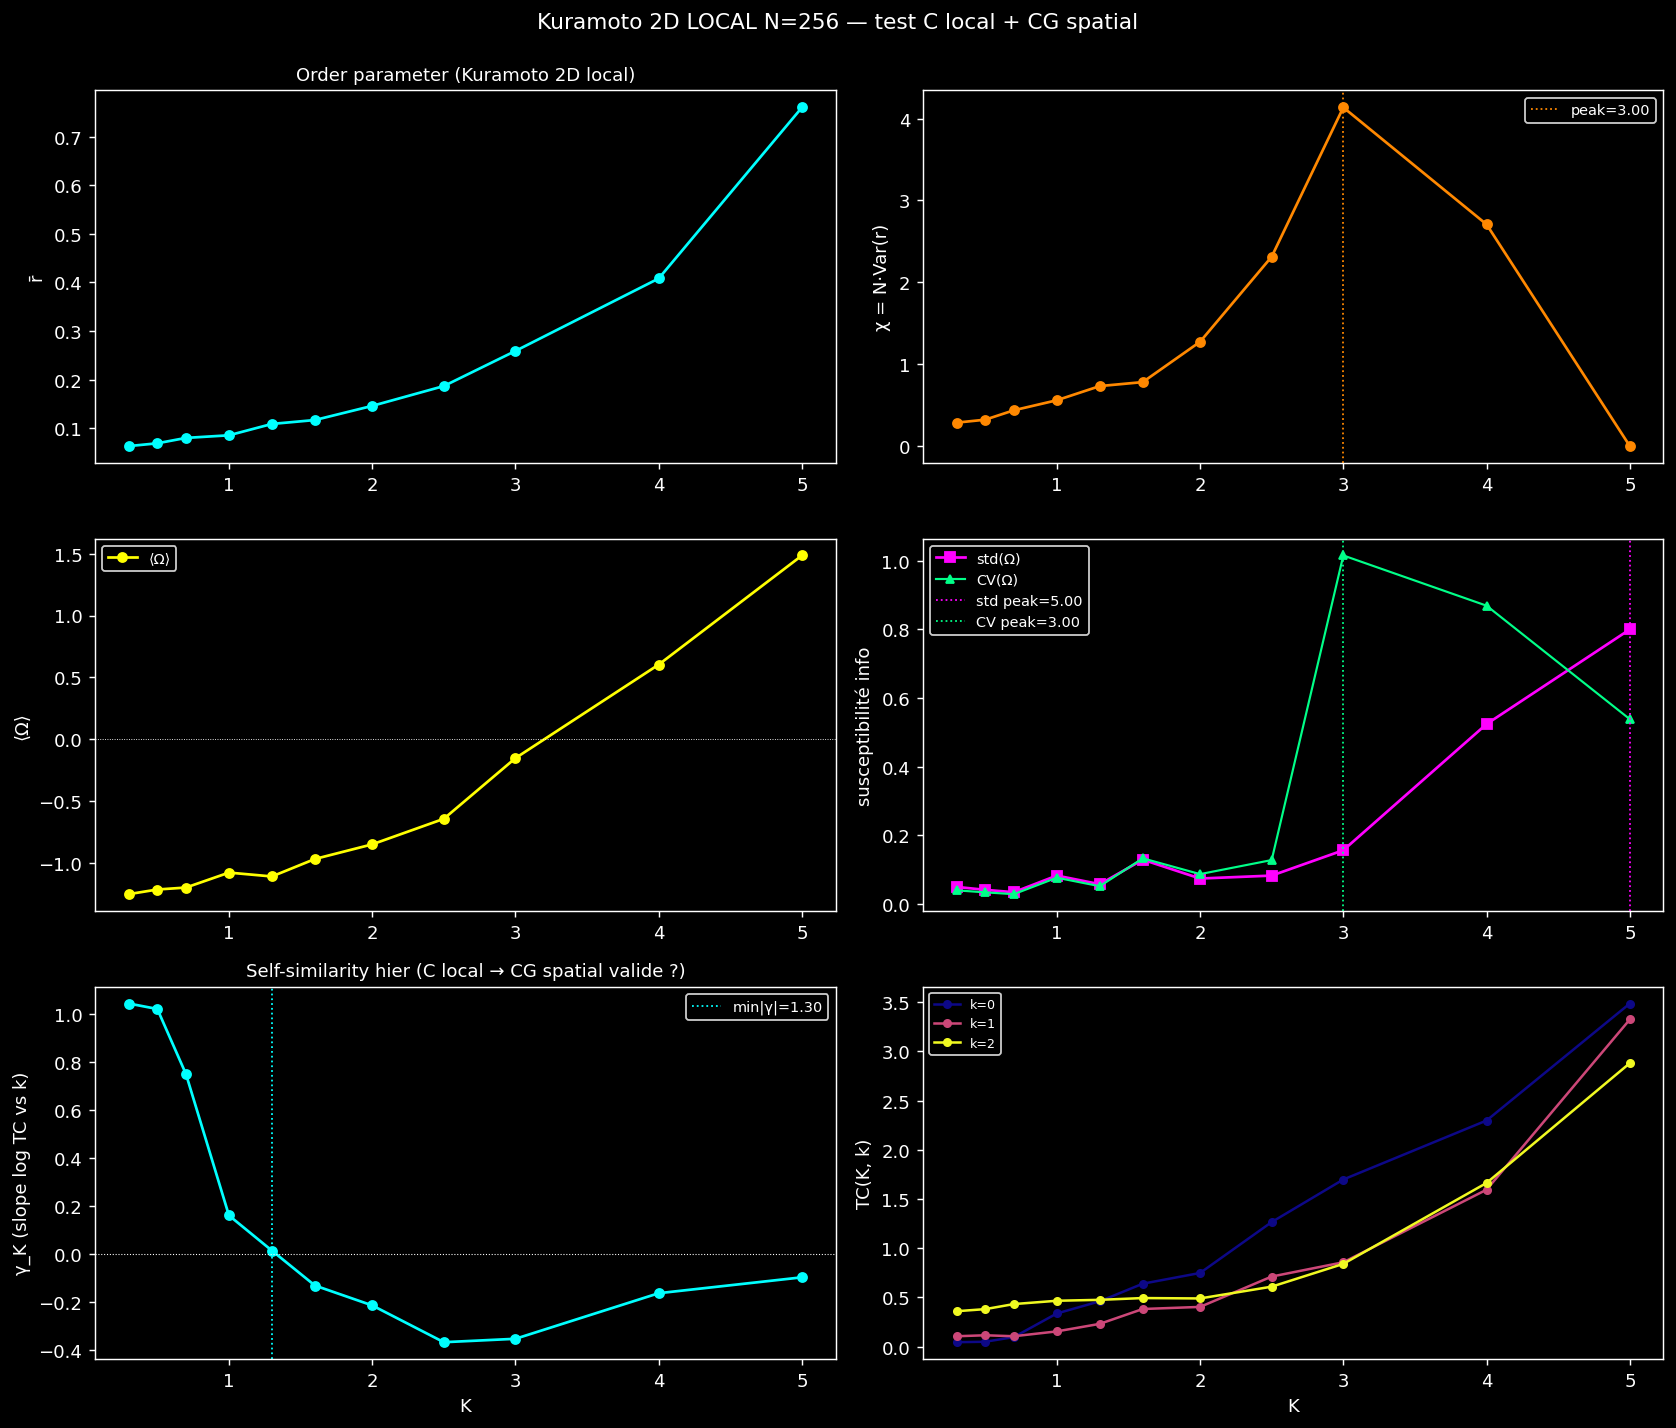

Generate this figure with Python:
"""Task #10 — Kuramoto 2D local : test conséquence #5 (dualité CG↔C).

C local (4-voisins) → CG spatial doit fonctionner (vs all-to-all qui échoue).
Pipeline xi_hierarchical (RG blocks) applicable directement.

Attendu : γ_K(K) minimum à K_c effectif (transition synchronisation 2D).
Aussi : test χ_info = std(Ω) inter-réalisations pour localiser K_c (Conséquence #7).
"""
import sys
import os
import json
import time
import numpy as np
import matplotlib.pyplot as plt

sys.path.insert(0, os.path.dirname(os.path.dirname(os.path.abspath(__file__))))

from systems.kuramoto_2d import simulate as kura2d_sim, chi_from_r
from xi.observable import xi_hierarchical
from xi.interaction import o_information, total_correlation
from xi.hierarchy import rg_blocks


def random_subset_omega(snapshots, subset_size=4, n_subsets=200, rng=None):
    """Sur snapshots catégoriels (L,L), tire subsets aléatoires de subset_size cellules."""
    if rng is None:
        rng = np.random.default_rng(0)
    L = snapshots[0].shape[0]
    N = L * L
    flat = np.stack([s.flatten() for s in snapshots], axis=0)
    oms, tcs = [], []
    for _ in range(n_subsets):
        idx = rng.choice(N, size=subset_size, replace=False)
        sub = flat[:, idx].astype(np.int8)
        oms.append(o_information(sub))
        tcs.append(total_correlation(sub))
    return np.mean(tcs), np.mean(oms), np.std(oms)


def run(
    L=16,
    sigma_omega=1.0,
    K_values=None,
    n_realizations=5,
    k_max=2,
    epsilon=0.3,
    seed0=11,
    outdir=None,
):
    if outdir is None:
        outdir = os.path.dirname(os.path.abspath(__file__))
    if K_values is None:
        K_values = np.array([0.3, 0.5, 0.7, 1.0, 1.3, 1.6, 2.0, 2.5, 3.0, 4.0, 5.0])
    n_K = len(K_values)
    rng_master = np.random.default_rng(seed0)

    print(f"L={L} ({L*L} osc) | σ_ω={sigma_omega} | {n_K} K | "
          f"{n_realizations} réalisations")

    # Phase 1 : sweep K avec n_realizations seeds. Collect r̄, χ, Ω stats.
    r_mean = np.zeros(n_K)
    chi_arr = np.zeros(n_K)
    om_mean = np.zeros(n_K)
    om_std = np.zeros(n_K)
    tc_mean = np.zeros(n_K)
    snaps_first_real = {}  # garde 1 réal/K pour Stade B hier

    t0 = time.time()
    for i, K in enumerate(K_values):
        om_list, tc_list, chi_list, r_list = [], [], [], []
        for r in range(n_realizations):
            seed = int(rng_master.integers(0, 2**31))
            snaps, r_traj = kura2d_sim(
                L=L, K=float(K), sigma_omega=sigma_omega,
                dt=0.05, t_equil=60.0, t_sample=120.0, sample_gap=1.0,
                n_bins=4, seed=seed,
            )
            chi_list.append(chi_from_r(r_traj, L * L))
            r_list.append(r_traj.mean())
            tc, om, _ = random_subset_omega(snaps, subset_size=4,
                                             n_subsets=200,
                                             rng=np.random.default_rng(seed + 7))
            om_list.append(om)
            tc_list.append(tc)
            if r == 0:
                snaps_first_real[float(K)] = snaps
        r_mean[i] = np.mean(r_list)
        chi_arr[i] = np.mean(chi_list)
        om_mean[i] = np.mean(om_list)
        om_std[i] = np.std(om_list)
        tc_mean[i] = np.mean(tc_list)
        print(f"  K={K:.2f}  r̄={r_mean[i]:.3f}  χ={chi_arr[i]:.3f}  "
              f"⟨Ω⟩={om_mean[i]:+.4f}  std(Ω)={om_std[i]:.4f}  "
              f"TC={tc_mean[i]:.4f}")
    print(f"sim {time.time()-t0:.1f}s")

    # Phase 2 : Stade B hier sur 1 réal/K (test γ→0 avec C local)
    res_hier = xi_hierarchical(
        snaps_first_real, K_values, L=L,
        k_max=k_max, block_size=2, epsilon=epsilon,
        encode="categorical", cg_rule="mode", chi_provided=chi_arr,
    )

    # CV(Ω) coefficient de variation
    cv_omega = om_std / (np.abs(om_mean) + 1e-9)

    peak_chi = K_values[np.argmax(chi_arr)]
    peak_tc = K_values[np.argmax(tc_mean)]
    peak_ostd = K_values[np.argmax(om_std)]
    peak_cv = K_values[np.argmax(cv_omega)]
    # γ minimum |·|
    valid_g = ~np.isnan(res_hier["gamma_T"])
    if valid_g.any():
        peak_gamma_idx = np.argmin(np.abs(res_hier["gamma_T"]))
        peak_gamma_K = K_values[peak_gamma_idx]
    else:
        peak_gamma_K = np.nan

    print(f"\npeak χ        K={peak_chi:.2f}")
    print(f"peak TC       K={peak_tc:.2f}")
    print(f"peak std(Ω)   K={peak_ostd:.2f}")
    print(f"peak CV(Ω)    K={peak_cv:.2f}")
    print(f"min |γ_K|     K={peak_gamma_K:.2f}  (γ={res_hier['gamma_T'][peak_gamma_idx]:+.3f})")

    # Plot
    fig, axes = plt.subplots(3, 2, figsize=(13, 11))

    ax = axes[0, 0]
    ax.plot(K_values, r_mean, "o-", color="cyan", lw=1.5, ms=5)
    ax.set_ylabel("r̄", color="white")
    ax.set_title("Order parameter (Kuramoto 2D local)", color="white", fontsize=10)

    ax = axes[0, 1]
    ax.plot(K_values, chi_arr, "o-", color="#ff8800", lw=1.5, ms=5)
    ax.set_ylabel("χ = N·Var(r)", color="white")
    ax.axvline(peak_chi, color="#ff8800", ls=":", lw=1, label=f"peak={peak_chi:.2f}")
    ax.legend(facecolor="black", labelcolor="white", edgecolor="white", fontsize=8)

    ax = axes[1, 0]
    ax.plot(K_values, om_mean, "o-", color="yellow", lw=1.5, ms=5, label="⟨Ω⟩")
    ax.axhline(0, color="white", ls=":", lw=0.5)
    ax.set_ylabel("⟨Ω⟩", color="white")
    ax.legend(facecolor="black", labelcolor="white", edgecolor="white", fontsize=8)

    ax = axes[1, 1]
    ax.plot(K_values, om_std, "s-", color="magenta", lw=1.5, ms=5, label="std(Ω)")
    ax.plot(K_values, cv_omega, "^-", color="#00ff88", lw=1.2, ms=4, label="CV(Ω)")
    ax.set_ylabel("susceptibilité info", color="white")
    ax.axvline(peak_ostd, color="magenta", ls=":", lw=1, label=f"std peak={peak_ostd:.2f}")
    ax.axvline(peak_cv, color="#00ff88", ls=":", lw=1, label=f"CV peak={peak_cv:.2f}")
    ax.legend(facecolor="black", labelcolor="white", edgecolor="white", fontsize=8)

    ax = axes[2, 0]
    ax.plot(K_values, res_hier["gamma_T"], "o-", color="#00ffff", lw=1.5, ms=5)
    ax.axhline(0, color="white", ls=":", lw=0.6)
    ax.axvline(peak_gamma_K, color="#00ffff", ls=":", lw=1,
               label=f"min|γ|={peak_gamma_K:.2f}")
    ax.set_ylabel("γ_K (slope log TC vs k)", color="white")
    ax.set_xlabel("K", color="white")
    ax.legend(facecolor="black", labelcolor="white", edgecolor="white", fontsize=8)
    ax.set_title("Self-similarity hier (C local → CG spatial valide ?)",
                 color="white", fontsize=10)

    ax = axes[2, 1]
    cmap = plt.get_cmap("plasma", k_max + 1)
    for k in range(k_max + 1):
        ax.plot(K_values, res_hier["tc_hier"][:, k], "o-",
                color=cmap(k), label=f"k={k}", lw=1.4, ms=4)
    ax.set_xlabel("K", color="white")
    ax.set_ylabel("TC(K, k)", color="white")
    ax.legend(facecolor="black", labelcolor="white", edgecolor="white", fontsize=7)

    for ax in axes.flat:
        ax.set_facecolor("black")
        ax.tick_params(colors="white")
        for sp in ax.spines.values():
            sp.set_color("white")

    fig.patch.set_facecolor("black")
    fig.suptitle(f"Kuramoto 2D LOCAL N={L*L} — test C local + CG spatial",
                 color="white", y=0.995)
    plt.tight_layout()
    png = os.path.join(outdir, "kuramoto2d_sweep.png")
    plt.savefig(png, dpi=130, facecolor="black", bbox_inches="tight")
    print(f"\nsaved {png}")

    out = {
        "L": L, "sigma_omega": sigma_omega, "K_values": K_values.tolist(),
        "r_mean": r_mean.tolist(), "chi": chi_arr.tolist(),
        "om_mean": om_mean.tolist(), "om_std": om_std.tolist(),
        "tc_mean": tc_mean.tolist(), "cv_omega": cv_omega.tolist(),
        "gamma_T": res_hier["gamma_T"].tolist(),
        "tc_hier": res_hier["tc_hier"].tolist(),
        "peak_chi": float(peak_chi), "peak_tc": float(peak_tc),
        "peak_ostd": float(peak_ostd), "peak_cv": float(peak_cv),
        "peak_gamma_K": float(peak_gamma_K) if not np.isnan(peak_gamma_K) else None,
    }
    with open(os.path.join(outdir, "kuramoto2d_sweep.json"), "w") as f:
        json.dump(out, f, indent=2)
    print(f"saved {os.path.join(outdir, 'kuramoto2d_sweep.json')}")
    return out


if __name__ == "__main__":
    run()
